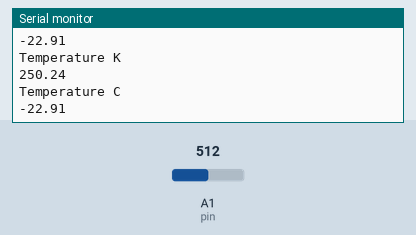
Simulated run of this sketch. Board: Arduino Uno, built with avr-gcc and run on an emulated ATmega328P. Parts: the last lines printed to the serial monitor. The inputs (shaded band) are chosen by the test bench; at power-on: A1 (pin) = 512.

Above: at 1.8 s.
1.9 s: A1 (pin) set to 716
At 2.8 s:
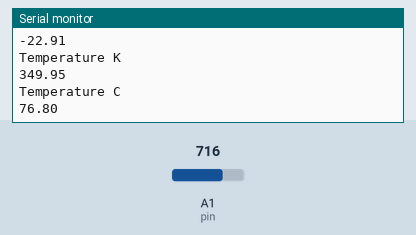
3.4 s: A1 (pin) set to 900
At 4.8 s:
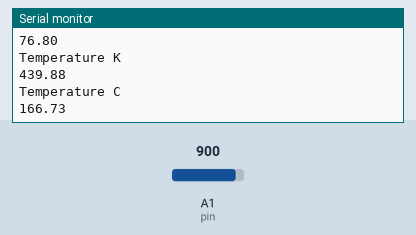
Timing chart, 0 to 6.4 s (numbered marks = the images above; inputs shaded):
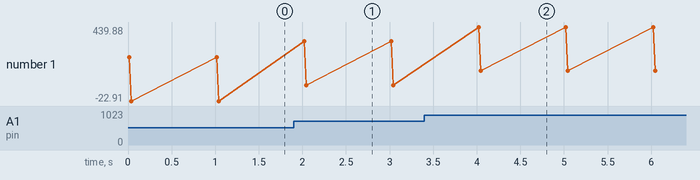

The sketch:

Temperature_Read.ino
```cpp
int pin = A1;    // select the input pin for the potentiometer
float tempV, tempK, tempC;  // variable to store the value coming from the sensor

void setup() {
Serial.begin(9600);
}

void loop() {
  // read the value from the sensor:
  tempV = analogRead(pin);
  tempK = (tempV/1023)*500;
  tempC = tempK - 273.15;
  Serial.println("Temperature K");
  Serial.println(tempK);
  Serial.println("Temperature C");
  Serial.print(tempC);
  Serial.println("\n");
  delay(1000);

}
```

Measured:
- after the input at 1.9 s, the serial monitor: prints a new line after 0.12 s (image 1)
- after the input at 3.4 s, the serial monitor: prints a new line after 0.62 s (image 2)
- plotted number 1: -22.91 → 76.8 after the input at 1.9 s, 76.8 → 166.73 after the input at 3.4 s
